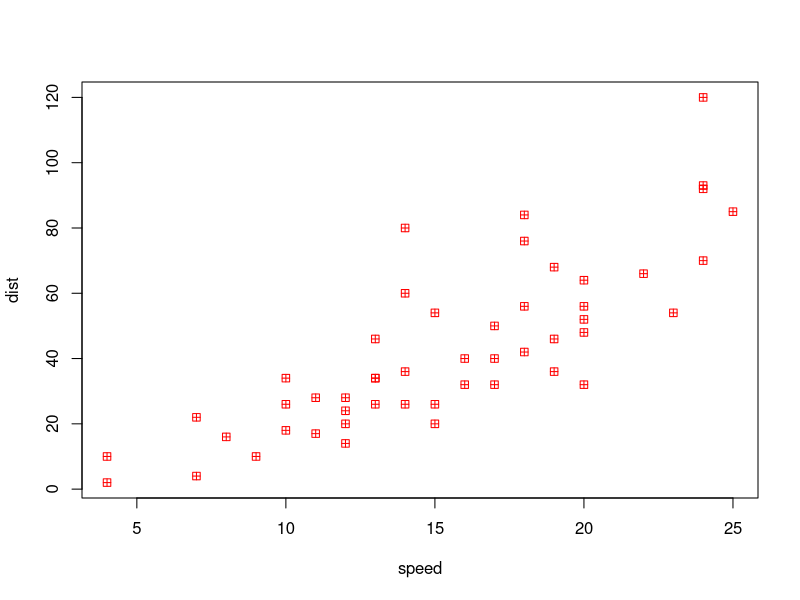
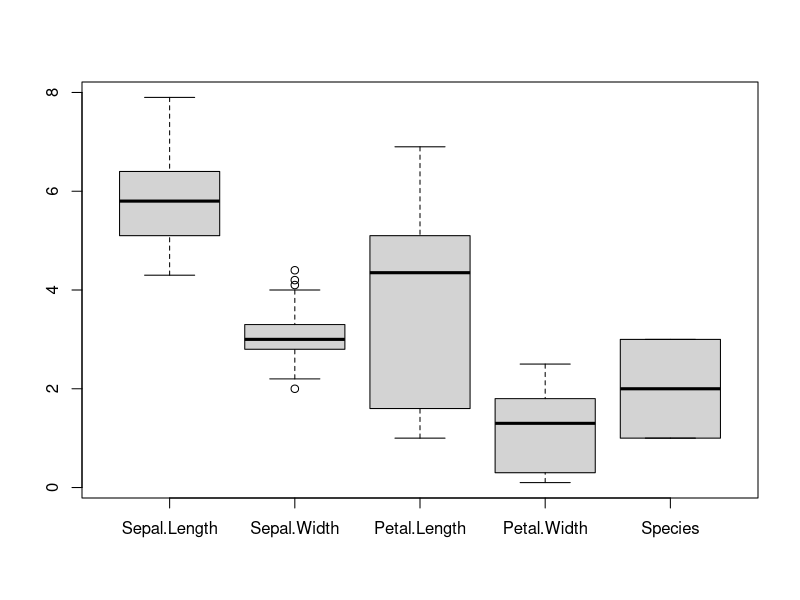

Write R code to recreate these figures, in order.
text = "Olá Pessoal! Como estão hoje? Espero que estejam bem."

cars
plot(cars, col = "red", pch = 12)

boxplot(iris)
